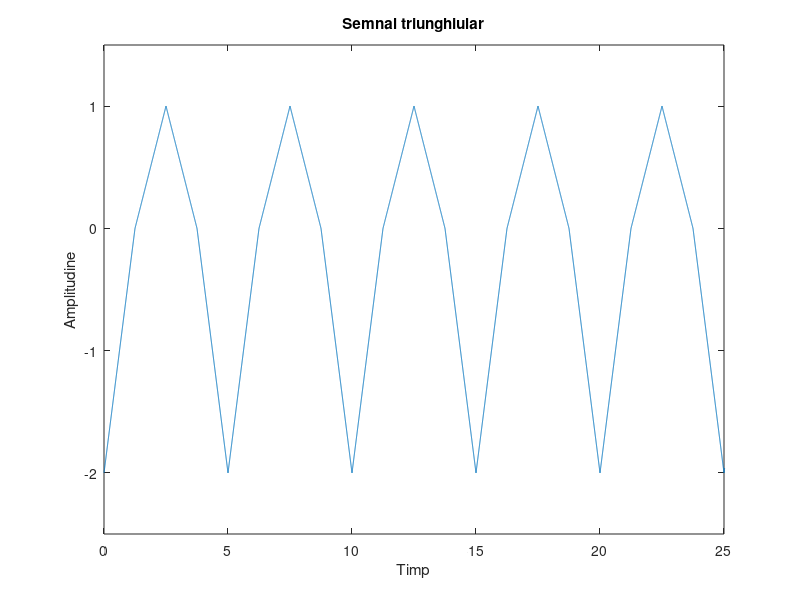

Source code (MATLAB):
t = 0:.002:100;
x = sawtooth(0.4*pi*t, 0.5); 

for i = 1:1:length(x)
if x(i) < 0
x(i) = x(i)*2;
end
end

plot(t,x);
axis([ 0 25 -2.5 1.5 ])
xlabel('Timp')
ylabel('Amplitudine')
title('Semnal triunghiular')